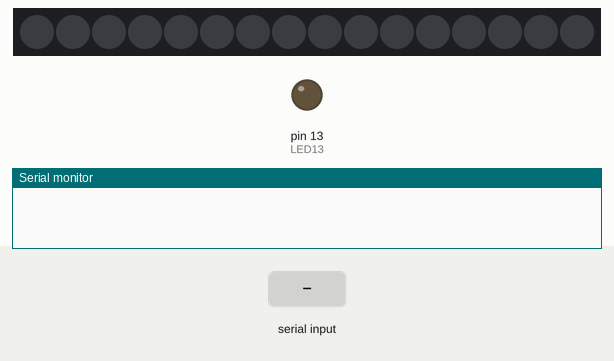
A sketch run on a simulated Arduino Uno, built with avr-gcc and run on an emulated ATmega328P. Parts: 16 RGB LEDs in strip order, left to right, output pins drawn as LEDs (lit = HIGH), the last lines printed to the serial monitor. The inputs (shaded band) are chosen by the test bench.

Above: at 1.2 s.
1.3 s: "d90\n" received over Serial
At 2.85 s:
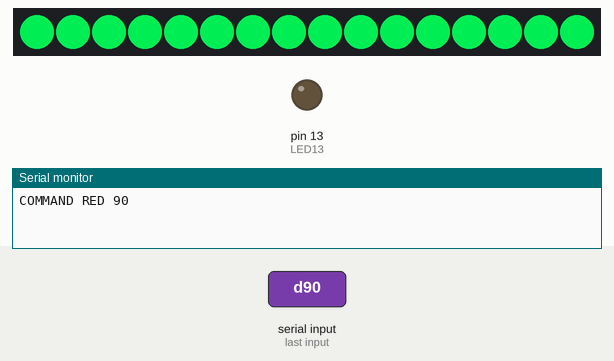
3.0 s: "b90\n" received over Serial
At 4.55 s:
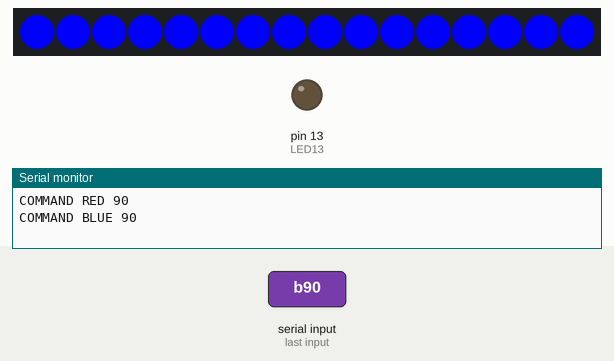
4.7 s: "r90\n" received over Serial
At 6.25 s:
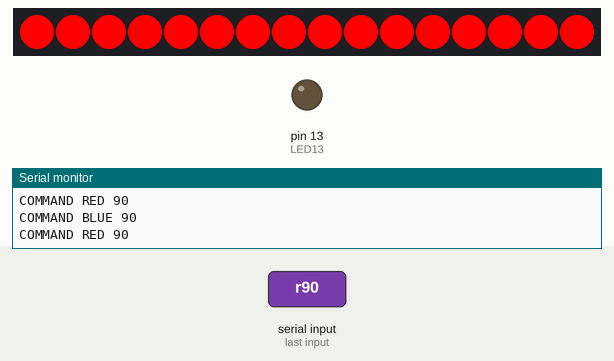
6.4 s: "g90\n" received over Serial
At 6.54 s:
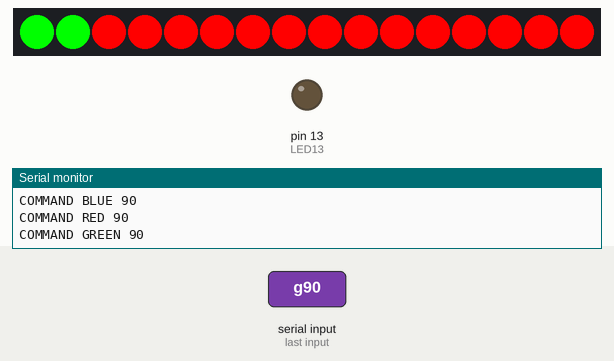
8.1 s: "r,45\n" received over Serial
At 9.3 s:
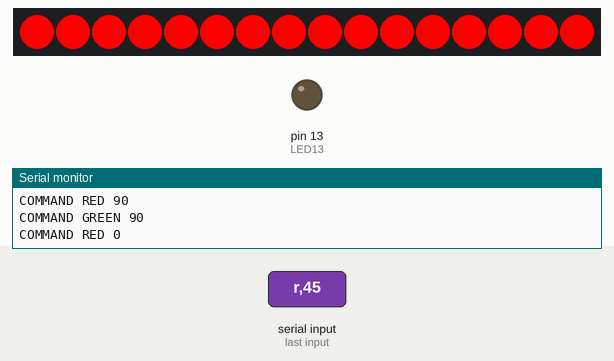
9.6 s: "d,45\n" received over Serial
At 10.6 s:
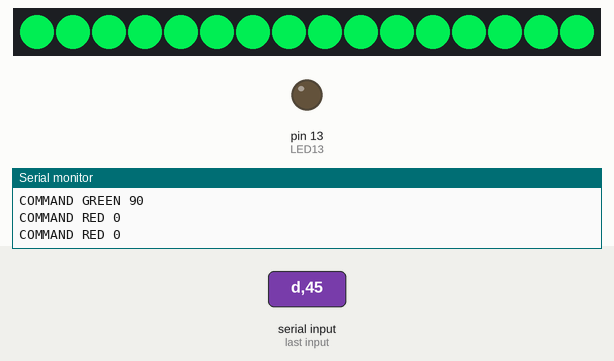
Timing chart, 0 to 12.1 s (numbered marks = the images above; inputs shaded):
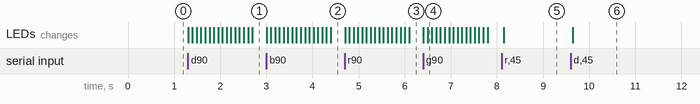

Measured:
- after the input at 1.3 s, the LEDs: first change at once (image 1 shows a later state)
- after the input at 3.0 s, the LEDs: first change at once (image 2 shows a later state)
- after the input at 4.7 s, the LEDs: first change at once (image 3 shows a later state)
- after the input at 6.4 s, the LEDs: first change at once (image 4 shows a later state)
- after the input at 8.1 s, the LEDs: change after 0.05 s (image 5)
- after the input at 9.6 s, the LEDs: change after 0.05 s (image 6)

The sketch:

ui_test.ino
```cpp
#define LED13 13

String inputString = "";         // a string to hold incoming data
boolean commandComplete = false;  // whether the string is complete

int somethingGlobal = 100;

void setup() {
  // initialize serial:
  Serial.begin(9600);
  // reserve 200 bytes for the inputString:
  inputString.reserve(200);
  pinMode(LED13,OUTPUT);
  ledStripSetup();
}

void loop() {
  // checkCommands and run
  checkCommands();
}


void checkCommands() {
  if (Serial.available()) {
    char inChar = (char)Serial.read();
    // add it to the inputString:
    inputString += inChar;
    // if the incoming character is a newline, set a flag
    // so the main loop can do something about it:
    if (inChar == '\n') {
      commandComplete = true;
    }
  }

  if (commandComplete) {
    // not really optimize on strings but easier to learn
    // get the first character of the string which is the commands
    char command = inputString.substring(0,1).charAt(0);
    // get the rest of the string which is the integer value
    int value = inputString.substring(1).toInt();
    // clean the string to receive more commands
    inputString = "";
    // set the commands complete to false
    commandComplete = false;
    // execute the received commands with the attached value
    runCommand(command, value);

  }
}

void runCommand(char commands, int value){
  switch (commands) {
  case 'd':
    Serial.print("COMMAND RED ");
    Serial.println(value);
    colorWipe(Color(0,200,70), value);
    break;
  case 'r':
    Serial.print("COMMAND RED ");
    Serial.println(value);
    colorWipe(Color(255, 0, 0), value);
    break;
  case 'g':
    Serial.print("COMMAND GREEN ");
    Serial.println(value);
    colorWipe(Color(0, 255, 0), value);
    break;
  case 'b':
    Serial.print("COMMAND BLUE ");
    Serial.println(value);
    colorWipe(Color(0, 0, 255), value);
    break;
  }
}
```

LedStrip.ino
```cpp
#include "SPI.h"
#include "Adafruit_WS2801.h"

uint8_t dataPin  = 6;    // Yellow wire on Adafruit Pixels
uint8_t clockPin = 7;    // Green wire on Adafruit Pixe
Adafruit_WS2801 strip = Adafruit_WS2801(16, dataPin, clockPin);

void ledStripSetup(){

  strip.begin();
  strip.show();
}
void rainbow(uint8_t wait) {
  int i, j;

  for (j=0; j < 256; j++) {     // 3 cycles of all 256 colors in the wheel
    for (i=0; i < strip.numPixels(); i++) {
      strip.setPixelColor(i, Wheel( (i + j) % 255));
    }
    strip.show();   // write all the pixels out
    delay(wait);
  }
}

// Slightly different, this one makes the rainbow wheel equally distributed
// along the chain
void rainbowCycle(uint8_t wait) {
  int i, j;

  for (j=0; j < 256 * 5; j++) {     // 5 cycles of all 25 colors in the wheel
    for (i=0; i < strip.numPixels(); i++) {
      // tricky math! we use each pixel as a fraction of the full 96-color wheel
      // (thats the i / strip.numPixels() part)
      // Then add in j which makes the colors go around per pixel
      // the % 96 is to make the wheel cycle around
      strip.setPixelColor(i, Wheel( ((i * 256 / strip.numPixels()) + j) % 256) );
    }
    strip.show();   // write all the pixels out
    delay(wait);
  }
}

// fill the dots one after the other with said color
// good for testing purposes
void colorWipe(uint32_t c, uint8_t wait) {
  int i;

  for (i=0; i < strip.numPixels(); i++) {
      strip.setPixelColor(i, c);
      strip.show();
      delay(wait);
  }
}

/* Helper functions */

// Create a 24 bit color value from R,G,B
uint32_t Color(byte r, byte g, byte b)
{
  uint32_t c;
  c = r;
  c <<= 8;
  c |= g;
  c <<= 8;
  c |= b;
  return c;
}

//Input a value 0 to 255 to get a color value.
//The colours are a transition r - g -b - back to r
uint32_t Wheel(byte WheelPos)
{
  if (WheelPos < 85) {
   return Color(WheelPos * 3, 255 - WheelPos * 3, 0);
  } else if (WheelPos < 170) {
   WheelPos -= 85;
   return Color(255 - WheelPos * 3, 0, WheelPos * 3);
  } else {
   WheelPos -= 170;
   return Color(0, WheelPos * 3, 255 - WheelPos * 3);
  }
}
```
